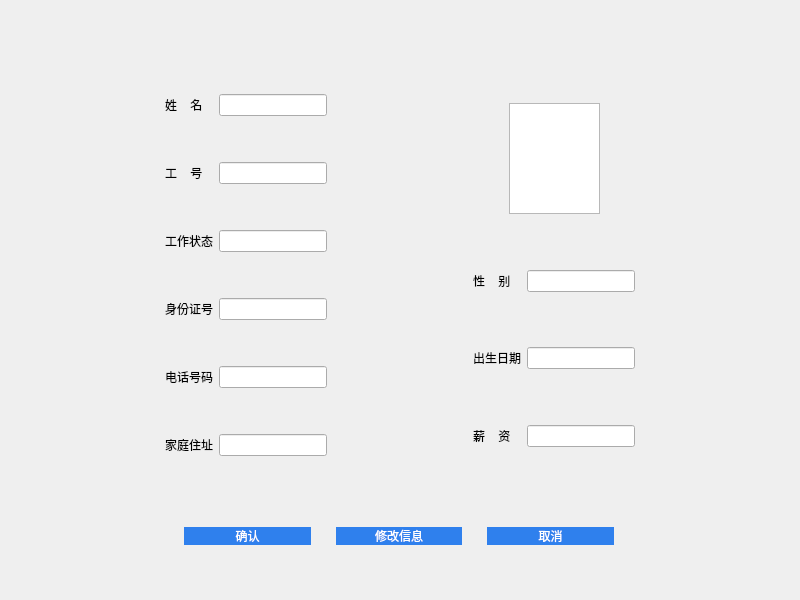
<?xml version="1.0" encoding="UTF-8"?>
<ui version="4.0">
 <class>MyInfomation</class>
 <widget class="QWidget" name="MyInfomation">
  <property name="geometry">
   <rect>
    <x>0</x>
    <y>0</y>
    <width>800</width>
    <height>600</height>
   </rect>
  </property>
  <property name="windowTitle">
   <string>Widget</string>
  </property>
  <layout class="QGridLayout" name="gridLayout">
   <item row="0" column="0">
    <widget class="QWidget" name="bscwidget" native="true">
     <property name="styleSheet">
      <string notr="true"/>
     </property>
     <layout class="QGridLayout" name="gridLayout_6">
      <property name="leftMargin">
       <number>20</number>
      </property>
      <property name="topMargin">
       <number>20</number>
      </property>
      <property name="rightMargin">
       <number>20</number>
      </property>
      <property name="bottomMargin">
       <number>20</number>
      </property>
      <item row="0" column="1">
       <spacer name="verticalSpacer_13">
        <property name="orientation">
         <enum>Qt::Vertical</enum>
        </property>
        <property name="sizeHint" stdset="0">
         <size>
          <width>20</width>
          <height>18</height>
         </size>
        </property>
       </spacer>
      </item>
      <item row="0" column="3">
       <spacer name="verticalSpacer_6">
        <property name="orientation">
         <enum>Qt::Vertical</enum>
        </property>
        <property name="sizeHint" stdset="0">
         <size>
          <width>20</width>
          <height>18</height>
         </size>
        </property>
       </spacer>
      </item>
      <item row="1" column="0">
       <spacer name="horizontalSpacer_8">
        <property name="orientation">
         <enum>Qt::Horizontal</enum>
        </property>
        <property name="sizeHint" stdset="0">
         <size>
          <width>75</width>
          <height>20</height>
         </size>
        </property>
       </spacer>
      </item>
      <item row="1" column="1">
       <layout class="QVBoxLayout" name="verticalLayout_2">
        <item>
         <spacer name="verticalSpacer_8">
          <property name="orientation">
           <enum>Qt::Vertical</enum>
          </property>
          <property name="sizeHint" stdset="0">
           <size>
            <width>20</width>
            <height>40</height>
           </size>
          </property>
         </spacer>
        </item>
        <item>
         <layout class="QHBoxLayout" name="horizontalLayout_4">
          <item>
           <widget class="QLabel" name="label_20">
            <property name="styleSheet">
             <string notr="true">font: 25 10pt '微软雅黑 Light';</string>
            </property>
            <property name="text">
             <string>姓    名</string>
            </property>
           </widget>
          </item>
          <item>
           <widget class="QLineEdit" name="bscName">
            <property name="enabled">
             <bool>true</bool>
            </property>
            <property name="sizePolicy">
             <sizepolicy hsizetype="Preferred" vsizetype="Preferred">
              <horstretch>0</horstretch>
              <verstretch>0</verstretch>
             </sizepolicy>
            </property>
            <property name="styleSheet">
             <string notr="true"/>
            </property>
           </widget>
          </item>
         </layout>
        </item>
        <item>
         <spacer name="verticalSpacer_18">
          <property name="orientation">
           <enum>Qt::Vertical</enum>
          </property>
          <property name="sizeHint" stdset="0">
           <size>
            <width>20</width>
            <height>40</height>
           </size>
          </property>
         </spacer>
        </item>
        <item>
         <layout class="QHBoxLayout" name="horizontalLayout_5">
          <item>
           <widget class="QLabel" name="label_22">
            <property name="styleSheet">
             <string notr="true">font: 25 10pt '微软雅黑 Light';</string>
            </property>
            <property name="text">
             <string>工    号</string>
            </property>
           </widget>
          </item>
          <item>
           <widget class="QLineEdit" name="bscId">
            <property name="enabled">
             <bool>true</bool>
            </property>
            <property name="sizePolicy">
             <sizepolicy hsizetype="Preferred" vsizetype="Preferred">
              <horstretch>0</horstretch>
              <verstretch>0</verstretch>
             </sizepolicy>
            </property>
            <property name="styleSheet">
             <string notr="true"/>
            </property>
           </widget>
          </item>
         </layout>
        </item>
        <item>
         <spacer name="verticalSpacer_9">
          <property name="orientation">
           <enum>Qt::Vertical</enum>
          </property>
          <property name="sizeHint" stdset="0">
           <size>
            <width>20</width>
            <height>40</height>
           </size>
          </property>
         </spacer>
        </item>
        <item>
         <layout class="QHBoxLayout" name="horizontalLayout_6">
          <item>
           <widget class="QLabel" name="label_26">
            <property name="styleSheet">
             <string notr="true">font: 25 10pt '微软雅黑 Light';</string>
            </property>
            <property name="text">
             <string>工作状态</string>
            </property>
           </widget>
          </item>
          <item>
           <widget class="QLineEdit" name="bscWorkstate">
            <property name="enabled">
             <bool>true</bool>
            </property>
            <property name="sizePolicy">
             <sizepolicy hsizetype="Preferred" vsizetype="Preferred">
              <horstretch>0</horstretch>
              <verstretch>0</verstretch>
             </sizepolicy>
            </property>
            <property name="styleSheet">
             <string notr="true"/>
            </property>
           </widget>
          </item>
         </layout>
        </item>
        <item>
         <spacer name="verticalSpacer_10">
          <property name="orientation">
           <enum>Qt::Vertical</enum>
          </property>
          <property name="sizeHint" stdset="0">
           <size>
            <width>20</width>
            <height>40</height>
           </size>
          </property>
         </spacer>
        </item>
        <item>
         <layout class="QHBoxLayout" name="horizontalLayout_7">
          <item>
           <widget class="QLabel" name="label_25">
            <property name="styleSheet">
             <string notr="true">font: 25 10pt '微软雅黑 Light';</string>
            </property>
            <property name="text">
             <string>身份证号</string>
            </property>
           </widget>
          </item>
          <item>
           <widget class="QLineEdit" name="bscIDNumber">
            <property name="enabled">
             <bool>true</bool>
            </property>
            <property name="sizePolicy">
             <sizepolicy hsizetype="Preferred" vsizetype="Preferred">
              <horstretch>0</horstretch>
              <verstretch>0</verstretch>
             </sizepolicy>
            </property>
            <property name="styleSheet">
             <string notr="true"/>
            </property>
           </widget>
          </item>
         </layout>
        </item>
        <item>
         <spacer name="verticalSpacer_11">
          <property name="orientation">
           <enum>Qt::Vertical</enum>
          </property>
          <property name="sizeHint" stdset="0">
           <size>
            <width>20</width>
            <height>40</height>
           </size>
          </property>
         </spacer>
        </item>
        <item>
         <layout class="QHBoxLayout" name="horizontalLayout_8">
          <item>
           <widget class="QLabel" name="label_27">
            <property name="styleSheet">
             <string notr="true">font: 25 10pt '微软雅黑 Light';</string>
            </property>
            <property name="text">
             <string>电话号码</string>
            </property>
           </widget>
          </item>
          <item>
           <widget class="QLineEdit" name="bscTele">
            <property name="enabled">
             <bool>true</bool>
            </property>
            <property name="sizePolicy">
             <sizepolicy hsizetype="Preferred" vsizetype="Preferred">
              <horstretch>0</horstretch>
              <verstretch>0</verstretch>
             </sizepolicy>
            </property>
            <property name="styleSheet">
             <string notr="true"/>
            </property>
           </widget>
          </item>
         </layout>
        </item>
        <item>
         <spacer name="verticalSpacer_14">
          <property name="orientation">
           <enum>Qt::Vertical</enum>
          </property>
          <property name="sizeHint" stdset="0">
           <size>
            <width>20</width>
            <height>40</height>
           </size>
          </property>
         </spacer>
        </item>
        <item>
         <layout class="QHBoxLayout" name="horizontalLayout_9">
          <item>
           <widget class="QLabel" name="label_21">
            <property name="styleSheet">
             <string notr="true">font: 25 10pt '微软雅黑 Light';</string>
            </property>
            <property name="text">
             <string>家庭住址</string>
            </property>
           </widget>
          </item>
          <item>
           <widget class="QLineEdit" name="bscAddress">
            <property name="enabled">
             <bool>true</bool>
            </property>
            <property name="sizePolicy">
             <sizepolicy hsizetype="Preferred" vsizetype="Preferred">
              <horstretch>0</horstretch>
              <verstretch>0</verstretch>
             </sizepolicy>
            </property>
            <property name="styleSheet">
             <string notr="true"/>
            </property>
           </widget>
          </item>
         </layout>
        </item>
        <item>
         <spacer name="verticalSpacer_17">
          <property name="orientation">
           <enum>Qt::Vertical</enum>
          </property>
          <property name="sizeHint" stdset="0">
           <size>
            <width>20</width>
            <height>40</height>
           </size>
          </property>
         </spacer>
        </item>
       </layout>
      </item>
      <item row="1" column="2">
       <spacer name="horizontalSpacer_10">
        <property name="orientation">
         <enum>Qt::Horizontal</enum>
        </property>
        <property name="sizeHint" stdset="0">
         <size>
          <width>75</width>
          <height>20</height>
         </size>
        </property>
       </spacer>
      </item>
      <item row="1" column="4">
       <spacer name="horizontalSpacer_9">
        <property name="orientation">
         <enum>Qt::Horizontal</enum>
        </property>
        <property name="sizeHint" stdset="0">
         <size>
          <width>75</width>
          <height>20</height>
         </size>
        </property>
       </spacer>
      </item>
      <item row="2" column="1">
       <spacer name="verticalSpacer_12">
        <property name="orientation">
         <enum>Qt::Vertical</enum>
        </property>
        <property name="sizeHint" stdset="0">
         <size>
          <width>20</width>
          <height>19</height>
         </size>
        </property>
       </spacer>
      </item>
      <item row="2" column="3">
       <spacer name="verticalSpacer_5">
        <property name="orientation">
         <enum>Qt::Vertical</enum>
        </property>
        <property name="sizeHint" stdset="0">
         <size>
          <width>20</width>
          <height>19</height>
         </size>
        </property>
       </spacer>
      </item>
      <item row="3" column="0">
       <spacer name="horizontalSpacer_2">
        <property name="orientation">
         <enum>Qt::Horizontal</enum>
        </property>
        <property name="sizeHint" stdset="0">
         <size>
          <width>75</width>
          <height>20</height>
         </size>
        </property>
       </spacer>
      </item>
      <item row="3" column="1" colspan="3">
       <layout class="QHBoxLayout" name="horizontalLayout_13">
        <item>
         <widget class="QPushButton" name="bscEnsure">
          <property name="sizePolicy">
           <sizepolicy hsizetype="Preferred" vsizetype="Preferred">
            <horstretch>0</horstretch>
            <verstretch>0</verstretch>
           </sizepolicy>
          </property>
          <property name="maximumSize">
           <size>
            <width>127</width>
            <height>18</height>
           </size>
          </property>
          <property name="styleSheet">
           <string notr="true">#bscEnsure {
    font: 25 10pt '微软雅黑 Light';
    color: rgb(255,255,255);
	padding-left:20px;
	padding-right:20px;
    background-color: #2F80ED;
    border: 2px solid #2F80ED;
    border-radius: 10px;
}

#bscEnsure:hover {
 	border: 2px solid #1652AB;
    background-color: #1652AB;
}

#bscEnsure:pressed {
	 border: 2px solid #FFFFFF;
    background-color: #1652AB;
}</string>
          </property>
          <property name="text">
           <string>确认</string>
          </property>
         </widget>
        </item>
        <item>
         <widget class="QPushButton" name="bscChangeInfo">
          <property name="sizePolicy">
           <sizepolicy hsizetype="Preferred" vsizetype="Preferred">
            <horstretch>0</horstretch>
            <verstretch>0</verstretch>
           </sizepolicy>
          </property>
          <property name="maximumSize">
           <size>
            <width>126</width>
            <height>18</height>
           </size>
          </property>
          <property name="styleSheet">
           <string notr="true">#bscChangeInfo {
    font: 25 10pt '微软雅黑 Light';
    color: rgb(255,255,255);
	padding-left:20px;
	padding-right:20px;
    background-color: #2F80ED;
    border: 2px solid #2F80ED;
    border-radius: 10px;

}

#bscChangeInfo:hover {
 	border: 2px solid #1652AB;
    background-color: #1652AB;
}

#bscChangeInfo:pressed {
	 border: 2px solid #FFFFFF;
    background-color: #1652AB;
}</string>
          </property>
          <property name="text">
           <string>修改信息</string>
          </property>
         </widget>
        </item>
        <item>
         <widget class="QPushButton" name="bscCancel">
          <property name="sizePolicy">
           <sizepolicy hsizetype="Preferred" vsizetype="Preferred">
            <horstretch>0</horstretch>
            <verstretch>0</verstretch>
           </sizepolicy>
          </property>
          <property name="maximumSize">
           <size>
            <width>127</width>
            <height>18</height>
           </size>
          </property>
          <property name="styleSheet">
           <string notr="true">#bscCancel {
    font: 25 10pt '微软雅黑 Light';
    color: rgb(255,255,255);
	padding-left:20px;
	padding-right:20px;
    background-color: #2F80ED;
    border: 2px solid #2F80ED;
    border-radius: 10px;
}

#bscCancel:hover {
 	border: 2px solid #1652AB;
    background-color: #1652AB;
}

#bscCancel:pressed {
	 border: 2px solid #FFFFFF;
    background-color: #1652AB;
}</string>
          </property>
          <property name="text">
           <string>取消</string>
          </property>
         </widget>
        </item>
       </layout>
      </item>
      <item row="3" column="4">
       <spacer name="horizontalSpacer_3">
        <property name="orientation">
         <enum>Qt::Horizontal</enum>
        </property>
        <property name="sizeHint" stdset="0">
         <size>
          <width>75</width>
          <height>20</height>
         </size>
        </property>
       </spacer>
      </item>
      <item row="4" column="1">
       <spacer name="verticalSpacer_4">
        <property name="orientation">
         <enum>Qt::Vertical</enum>
        </property>
        <property name="sizeHint" stdset="0">
         <size>
          <width>20</width>
          <height>18</height>
         </size>
        </property>
       </spacer>
      </item>
      <item row="4" column="3">
       <spacer name="verticalSpacer_15">
        <property name="orientation">
         <enum>Qt::Vertical</enum>
        </property>
        <property name="sizeHint" stdset="0">
         <size>
          <width>20</width>
          <height>18</height>
         </size>
        </property>
       </spacer>
      </item>
      <item row="1" column="3">
       <layout class="QGridLayout" name="gridLayout_5">
        <item row="1" column="1">
         <widget class="QGraphicsView" name="graphicsView">
          <property name="minimumSize">
           <size>
            <width>91</width>
            <height>111</height>
           </size>
          </property>
          <property name="maximumSize">
           <size>
            <width>91</width>
            <height>111</height>
           </size>
          </property>
         </widget>
        </item>
        <item row="3" column="0" colspan="3">
         <layout class="QHBoxLayout" name="horizontalLayout_10">
          <item>
           <widget class="QLabel" name="label_24">
            <property name="styleSheet">
             <string notr="true">font: 25 10pt '微软雅黑 Light';</string>
            </property>
            <property name="text">
             <string>性    别</string>
            </property>
           </widget>
          </item>
          <item>
           <widget class="QLineEdit" name="bscSex">
            <property name="enabled">
             <bool>true</bool>
            </property>
            <property name="sizePolicy">
             <sizepolicy hsizetype="Preferred" vsizetype="Preferred">
              <horstretch>0</horstretch>
              <verstretch>0</verstretch>
             </sizepolicy>
            </property>
            <property name="styleSheet">
             <string notr="true"/>
            </property>
           </widget>
          </item>
         </layout>
        </item>
        <item row="4" column="1">
         <spacer name="verticalSpacer_2">
          <property name="orientation">
           <enum>Qt::Vertical</enum>
          </property>
          <property name="sizeHint" stdset="0">
           <size>
            <width>20</width>
            <height>40</height>
           </size>
          </property>
         </spacer>
        </item>
        <item row="7" column="0" colspan="3">
         <layout class="QHBoxLayout" name="horizontalLayout_12">
          <item>
           <widget class="QLabel" name="label_23">
            <property name="styleSheet">
             <string notr="true">font: 25 10pt '微软雅黑 Light';</string>
            </property>
            <property name="text">
             <string>薪    资</string>
            </property>
           </widget>
          </item>
          <item>
           <widget class="QLineEdit" name="bscSalary">
            <property name="enabled">
             <bool>true</bool>
            </property>
            <property name="sizePolicy">
             <sizepolicy hsizetype="Preferred" vsizetype="Preferred">
              <horstretch>0</horstretch>
              <verstretch>0</verstretch>
             </sizepolicy>
            </property>
            <property name="styleSheet">
             <string notr="true"/>
            </property>
           </widget>
          </item>
         </layout>
        </item>
        <item row="1" column="2">
         <spacer name="horizontalSpacer_7">
          <property name="orientation">
           <enum>Qt::Horizontal</enum>
          </property>
          <property name="sizeHint" stdset="0">
           <size>
            <width>13</width>
            <height>20</height>
           </size>
          </property>
         </spacer>
        </item>
        <item row="6" column="1">
         <spacer name="verticalSpacer_20">
          <property name="orientation">
           <enum>Qt::Vertical</enum>
          </property>
          <property name="sizeHint" stdset="0">
           <size>
            <width>20</width>
            <height>40</height>
           </size>
          </property>
         </spacer>
        </item>
        <item row="2" column="1">
         <spacer name="verticalSpacer_7">
          <property name="orientation">
           <enum>Qt::Vertical</enum>
          </property>
          <property name="sizeHint" stdset="0">
           <size>
            <width>20</width>
            <height>40</height>
           </size>
          </property>
         </spacer>
        </item>
        <item row="1" column="0">
         <spacer name="horizontalSpacer_4">
          <property name="orientation">
           <enum>Qt::Horizontal</enum>
          </property>
          <property name="sizeHint" stdset="0">
           <size>
            <width>18</width>
            <height>20</height>
           </size>
          </property>
         </spacer>
        </item>
        <item row="0" column="1">
         <spacer name="verticalSpacer_19">
          <property name="orientation">
           <enum>Qt::Vertical</enum>
          </property>
          <property name="sizeHint" stdset="0">
           <size>
            <width>20</width>
            <height>40</height>
           </size>
          </property>
         </spacer>
        </item>
        <item row="5" column="0" colspan="3">
         <layout class="QHBoxLayout" name="horizontalLayout_11">
          <item>
           <widget class="QLabel" name="label_29">
            <property name="styleSheet">
             <string notr="true">font: 25 10pt '微软雅黑 Light';</string>
            </property>
            <property name="text">
             <string>出生日期</string>
            </property>
           </widget>
          </item>
          <item>
           <widget class="QLineEdit" name="bscBirth">
            <property name="enabled">
             <bool>true</bool>
            </property>
            <property name="sizePolicy">
             <sizepolicy hsizetype="Preferred" vsizetype="Preferred">
              <horstretch>0</horstretch>
              <verstretch>0</verstretch>
             </sizepolicy>
            </property>
            <property name="styleSheet">
             <string notr="true"/>
            </property>
           </widget>
          </item>
         </layout>
        </item>
        <item row="8" column="1">
         <spacer name="verticalSpacer_21">
          <property name="orientation">
           <enum>Qt::Vertical</enum>
          </property>
          <property name="sizeHint" stdset="0">
           <size>
            <width>20</width>
            <height>40</height>
           </size>
          </property>
         </spacer>
        </item>
       </layout>
      </item>
     </layout>
    </widget>
   </item>
  </layout>
 </widget>
 <resources/>
 <connections/>
</ui>
